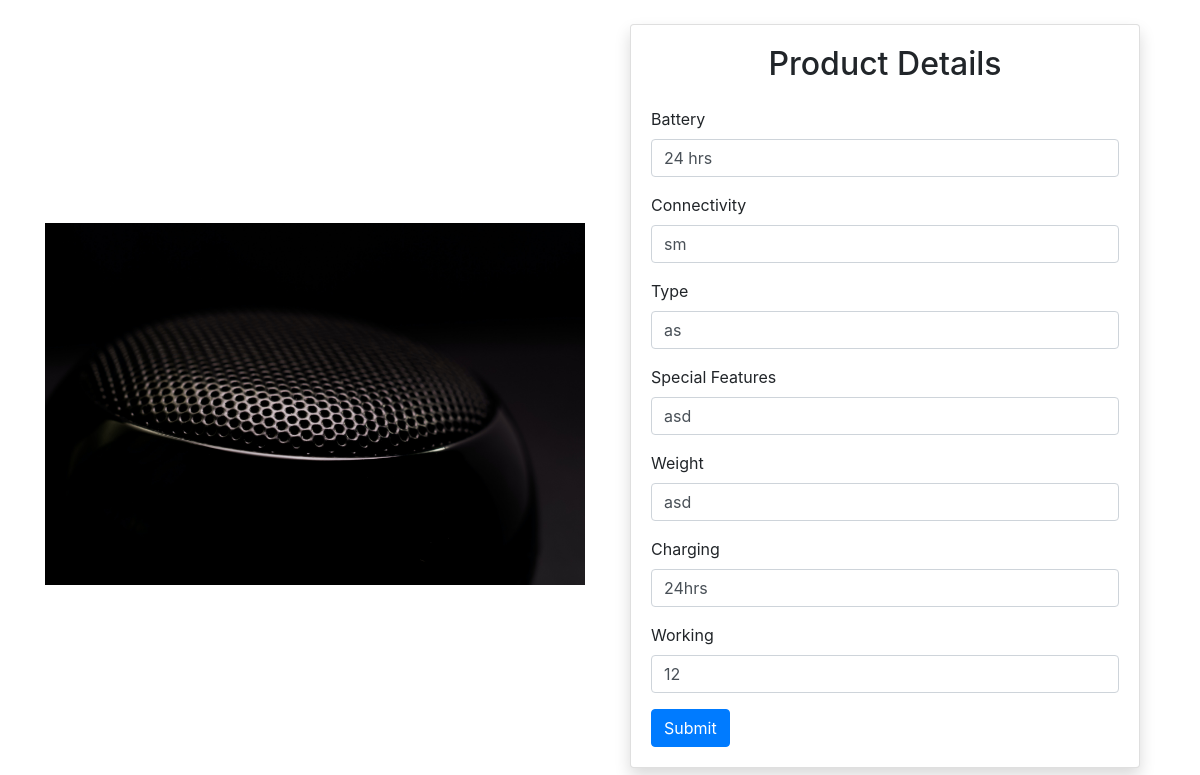
Page /app2/addspeaker/2 on the committed database.
### app2/models.py (models this page shows, shortened)
class ProductSpeaker(models.Model):
    product = models.ForeignKey(Product, on_delete=models.CASCADE, null=True)
    battery = models.CharField(max_length=255, null=True)
    s_connectivity = models.CharField(max_length=255, null=True)
    s_type = models.CharField(max_length=255, null=True)
    special_features = models.CharField(max_length=255, null=True)
    weight = models.CharField(max_length=255, null=True)
    charging = models.CharField(max_length=255, null=True)
    working = models.CharField(max_length=255, null=True)

### app2/views.py (the view, shortened to what this page needs)
# urls.py: path('addspeaker/<int:product_id>',views.addspeaker,name='addspeaker'),
def addspeaker(request,product_id):
    user = request.user
    userid = user.id
    speaker=ProductSpeaker.objects.get(product_id=product_id)
    return render(request,'addproduct/speaker.html',{'speaker':speaker})

### template/addproduct/speaker.html (shortened to what this page needs)
{% load static %}
<!DOCTYPE html>
<html lang="en">
<head>
    <link href="https://maxcdn.bootstrapcdn.com/bootstrap/4.5.2/css/bootstrap.min.css" rel="stylesheet">
</head>
<body>
    <div class="container mt-4">
        <div class="row d-flex align-items-center">
            <div class="col-md-6">
                <img src="{% static 'speaker.jpg' %}" alt="Product Image" class="img-fluid">
            </div>
            <div class="col-md-6">
                <div class="container mb-3">
                    <div class="card shadow">
                        <div class="card-body">
                            <h2 class="card-title text-center mb-4">Product Details</h2>
                            <form method="post">
                                <div class="mb-3">
                                    <label for="battery" class="form-label">Battery</label>
                                    <input type="text" class="form-control" id="battery" value="{{speaker.battery}}" name="battery">
                                </div>
                                <div class="mb-3">
                                    <label for="s_connectivity" class="form-label">Connectivity</label>
                                    <input type="text" class="form-control" id="s_connectivity" value="{{speaker.s_connectivity}}" name="s_connectivity">
                                </div>
                                <div class="mb-3">
                                    <label for="s_type" class="form-label">Type</label>
                                    <input type="text" class="form-control" id="s_type" value="{{speaker.s_type}}" name="s_type" placeholder="type">
                                </div>
                                <div class="mb-3">
                                    <label for="special_features" class="form-label">Special Features</label>
                                    <input type="text" class="form-control" id="special_features" value="{{speaker.special_features}}" name="special_features">
                                </div>
                                <div class="mb-3">
                                    <label for="weight" class="form-label">Weight</label>
                                    <input type="text" class="form-control" id="weight" value="{{speaker.weight}}" name="weight">
                                </div>
                                <div class="mb-3">
                                    <label for="charging" class="form-label">Charging</label>
                                    <input type="text" class="form-control" id="charging" value="{{speaker.charging}}" name="charging">
                                </div>
                                <div class="mb-3">
                                    <label for="working" class="form-label">Working</label>
                                    <input type="text" class="form-control" id="working" value="{{speaker.working}}" name="working">
                                </div>
                                <button type="submit" class="btn btn-primary">Submit</button>
                            </form>
                        </div>
                    </div>
                </div>
            </div>
        </div>
    </div>
</body>
</html>

### rows in the picture
ProductSpeaker: battery "24 hrs", s_connectivity "sm", s_type "as", special_features "asd", weight "asd", charging "24hrs", working "12"
